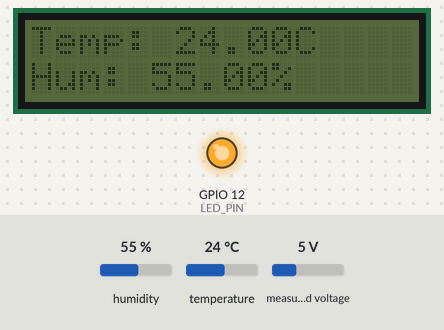
The sketch below on a simulated ESP32. Shown: 16×2 character LCD, output pins drawn as LEDs (lit = HIGH). The test bench sets the inputs (shaded band); at power-on: measured voltage 5 V, humidity 55 %, temperature 24 °C. WiFi joins after 1.5 s; servers stay silent unless stated; the local clock reads 2024-03-15 10:24:30 at power-on unless the sketch sets it; storage starts empty; what the sketch prints to the serial monitor is not drawn.

Above: at 3.6 s.
3.7 s: measured voltage set to 6.2 V
9.0 s: measured voltage set to 6.6 V
At 12.3 s:
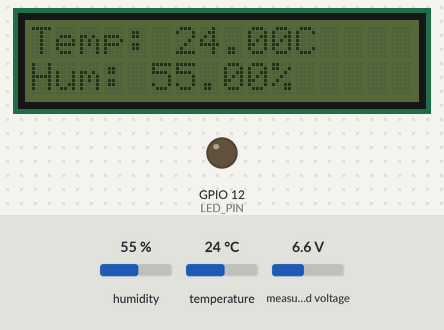
13.1 s: humidity set to 22 %
At 15.8 s:
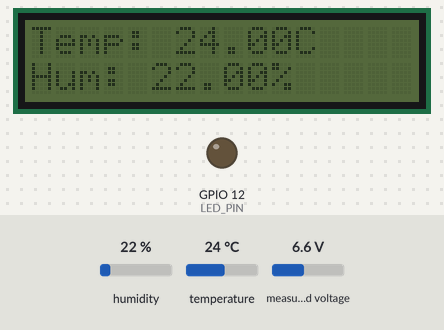
17.0 s: temperature set to 12 °C
At 18.1 s:
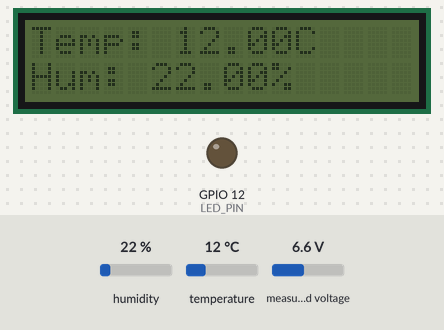
20.9 s: humidity set to 40 %
At 24.9 s:
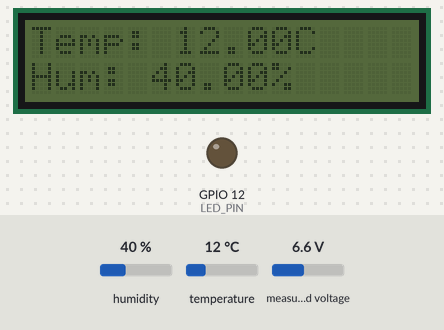
25.2 s: temperature set to 19 °C
At 27.3 s:
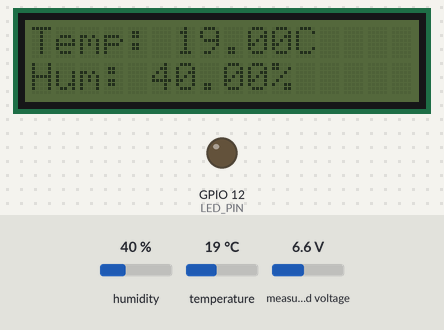
Timing chart, 0 to 28.8 s (numbered marks = the images above; inputs shaded):
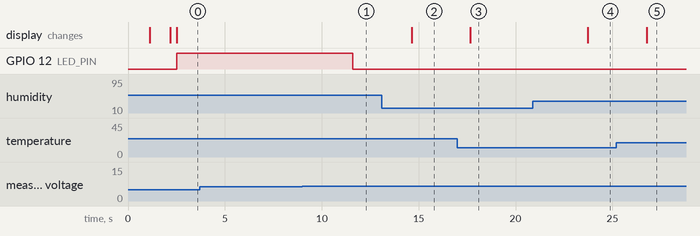

The sketch:

maincode.ino
```cpp
// Informasi Blynk
#define BLYNK_TEMPLATE_ID "TMPL6ENfzfbtc"
#define BLYNK_TEMPLATE_NAME "sensor 2"
#define BLYNK_AUTH_TOKEN "paYTmX4FFBGaU7OawaUBHlc7iiEenF1f"

#include <Wire.h>
#include <LiquidCrystal_I2C.h>
#include <WiFi.h>
#include <BlynkSimpleEsp32.h>
#include <DHT.h>
#include <Adafruit_INA219.h>
#include <time.h>
#include "esp_task_wdt.h"  // Watchdog Timer ESP32
#include "FS.h"
#include "SD.h"
#include "SPI.h"

#define CS_PIN 5  // Pin Chip Select untuk microSD

// Informasi WiFi
const char* ssid = "POCO X3 NFC";
const char* password = "bima1234";

// Konfigurasi DHT22
#define DHTPIN 4
#define DHTTYPE DHT22
DHT dht(DHTPIN, DHTTYPE);

// Konfigurasi LCD I2C & INA219 (SDA 21, SCL 22)
#define SDA_PIN 21
#define SCL_PIN 22
LiquidCrystal_I2C lcd(0x27, 16, 2);
Adafruit_INA219 ina219;

// **Deklarasi Pin LED**
#define LED_PIN 12

// Konfigurasi NTP Server
const char* ntpServer = "pool.ntp.org";
const long gmtOffset_sec = 7 * 3600;
const int daylightOffset_sec = 0;
struct tm timeinfo;

// **Konfigurasi Watchdog Timer**
#define WDT_TIMEOUT 10  // Timeout dalam detik

void setup() {
  Serial.begin(115200);

    if (!SD.begin(CS_PIN)) {
        Serial.println("Gagal inisialisasi SD Card!");
    } else {
        Serial.println("SD Card siap digunakan.");

        // Cek apakah file datalog.csv ada, kalau belum buat baru
        File file = SD.open("/datalog.csv", FILE_READ); /////////////////////////////////////////////////////////////////////////////////////////////////////////////
        if (!file) {
            Serial.println("File datalog.csv tidak ditemukan, membuat baru...");
            file = SD.open("/datalog.csv", FILE_WRITE);
            if (file) {
                file.println("Waktu, Suhu, Kelembaban"); // Header CSV
                file.close();
                Serial.println("File datalog.csv berhasil dibuat!");
            } else {
                Serial.println("Gagal membuat file datalog.csv!");
           }
        } else {
            Serial.println("File datalog.csv ditemukan!");
            file.close();
       }
    }

  // Inisialisasi I2C untuk LCD dan INA219
  Wire.begin(SDA_PIN, SCL_PIN);
  lcd.init();
  lcd.noBacklight();
  lcd.setCursor(0, 0);
  lcd.print("Starting...");

  dht.begin();
  unsigned long wifiStartTime = millis();

  // Koneksi ke WiFi
  WiFi.begin(ssid, password);
  while (WiFi.status() != WL_CONNECTED) {
    delay(1000);
    Serial.println("Connecting to WiFi...");
    lcd.setCursor(0, 1);
    lcd.print("Connecting WiFi.. ");

    if (millis() - wifiStartTime > 10000) {
        Serial.println("WiFi failed! Restarting ESP32...");
        lcd.clear();
        lcd.print("WiFi Failed!");
        lcd.setCursor(0, 1);
        lcd.print("Restarting...");
        delay(2000);
        ESP.restart();
    }
  }

  Serial.println("Connected to WiFi");
  Serial.print("Server IP Address: ");
  Serial.println(WiFi.localIP());

  lcd.clear();
  lcd.print("WiFi Connected!");
  lcd.setCursor(0, 1);
  lcd.print(WiFi.localIP());

  Blynk.begin(BLYNK_AUTH_TOKEN, ssid, password);

  // Inisialisasi INA219
  if (!ina219.begin()) {
    Serial.println("Gagal mendeteksi INA219. Periksa koneksi!");
    while (1);
  }
  Serial.println("INA219 Terdeteksi!");

  // **Inisialisasi LED sebagai output**
  pinMode(LED_PIN, OUTPUT);
  digitalWrite(LED_PIN, LOW);

  // **Inisialisasi Watchdog Timer**
  esp_task_wdt_config_t wdtConfig = {
      .timeout_ms = WDT_TIMEOUT * 1000,
      .idle_core_mask = (1 << 0) | (1 << 1),
      .trigger_panic = true
  };
  esp_task_wdt_init(&wdtConfig);
  esp_task_wdt_add(NULL);

  // Sinkronisasi waktu NTP
  configTime(gmtOffset_sec, daylightOffset_sec, ntpServer);
  Serial.println("Menunggu sinkronisasi waktu NTP...");

  if (!getLocalTime(&timeinfo)) {
      Serial.println("Gagal mendapatkan waktu NTP");
  } else {
      Serial.println("Waktu NTP berhasil diperoleh!");
  }
}

void loop() {
  // **Reset Watchdog Timer**
  esp_task_wdt_reset();

  if (WiFi.status() != WL_CONNECTED) {
    Serial.println("WiFi Lost! Restarting ESP32...");
    lcd.clear();
    lcd.print("WiFi Lost!");
    lcd.setCursor(0, 1);
    lcd.print("Restarting...");
    delay(2000);
    ESP.restart();
  }

  // Kirim data sensor ke Blynk & LCD
  sendSensorData();

  // Cetak waktu ke Serial Monitor
  Serial.println("Waktu sekarang: " + getFormattedTime());

  delay(1000);
}

// Fungsi untuk mendapatkan waktu dalam format HH:MM:SS DD/MM/YYYY
String getFormattedTime() {
    if (!getLocalTime(&timeinfo)) {
        Serial.println("Gagal mendapatkan waktu!");
        return "00:00:00 01/01/1970";
    }

    char buffer[30];
    strftime(buffer, sizeof(buffer), "%H:%M:%S %d/%m/%Y", &timeinfo);
    return String(buffer);
}

void writeToSDCard(float temperature, float humidity) {
    if (!SD.begin(CS_PIN)) { // Cek apakah microSD masih terdeteksi
        Serial.println("MicroSD tidak terdeteksi! Pastikan kartu terpasang.");
        return;
    }

    File file = SD.open("/serverdatalog.csv", FILE_APPEND);
    if (file) {
        String logData = getFormattedTime() + "," + String(temperature, 2) + "," + String(humidity, 2);
        file.println(logData);
        file.close();
        Serial.println("Data berhasil ditulis ke SD Card: " + logData);
        lcd.clear();
        lcd.setCursor(0, 0);
        lcd.print("writing");
    } else {
        Serial.println("Gagal membuka file di SD Card!");
        lcd.clear();
        lcd.setCursor(0, 0);
        lcd.print("SD card error");
    }
}

unsigned long lastSDWriteTime = 0;  // Variabel untuk menyimpan waktu terakhir pencatatan SD Card
const unsigned long sdWriteInterval = 1 * 60 * 1000;  // 5 menit dalam milidetik

void sendSensorData() {
  float h = dht.readHumidity();
  float t = dht.readTemperature();
  String sensor1Data;

  if (isnan(h) || isnan(t)) {
    sensor1Data = "Sensor Error";
  } else {
    sensor1Data = "T1:" + String(t) + "C H1:" + String(h) + "%";
  }

  Blynk.virtualWrite(V0, t);
  Blynk.virtualWrite(V1, h);
  Serial.println("Server Sensor Sent: " + sensor1Data);

  lcd.clear();
  lcd.setCursor(0, 0);
  lcd.print("Temp: " + String(t) + "C");
  lcd.setCursor(0, 1);
  lcd.print("Hum: " + String(h) + "%");

  float busVoltage = ina219.getBusVoltage_V();
  Serial.print("Tegangan Bus: "); Serial.print(busVoltage); Serial.println(" V");

  if (busVoltage < 6.5) {
    digitalWrite(LED_PIN, HIGH);
  } else {
    digitalWrite(LED_PIN, LOW);
  }

  // Cek apakah sudah 5 menit sejak terakhir menyimpan data ke SD card
  if (millis() - lastSDWriteTime >= sdWriteInterval) {
    writeToSDCard(t, h);  // Simpan data ke microSD
    lastSDWriteTime = millis();  // Update waktu terakhir pencatatan
  }

  delay(2000);
}
```

Measured:
- the behaviour switches between 6.4 and 6.5 V on measured voltage (found by bisection; images 0 and 1)
- after the input at 3.7 s, every drawn part: stays the same
- after the input at 9.0 s, GPIO 12 (LED_PIN): HIGH → LOW after 2.6 s
- after the input at 13.1 s, the display: changes after 1.5 s (image 2)
- after the input at 17.0 s, the display: changes after 0.68 s (image 3)
- after the input at 20.9 s, the display: changes after 2.8 s (image 4)
- after the input at 25.2 s, the display: changes after 1.6 s (image 5)
